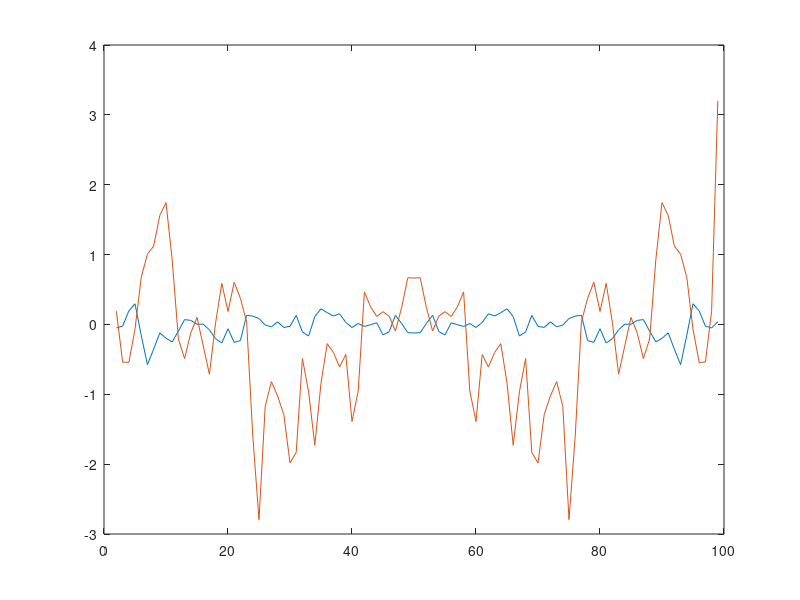

Write the MATLAB code that produced this figure.
% 2D Chern insulator model, periodical boundary condition for y-direction but
% finite size for x-direction, square lattice, after inversal Fourier transform for
% x-axis. Calculate the probability current of the edge state.

tic;
Lx = 100;
Ly = 100;
m = 1.5;
sigma_x = [0 1; 1 0];
sigma_y = [0 -1i; 1i 0];
sigma_z = [1 0; 0 -1];

% J = 1;

k = -pi+2*pi/Ly:2*pi/Ly:pi;
% k = 0:2*pi/Lx:2*pi-2*pi/Lx;

phi_u = zeros(Ly,Ly);
phi_d = zeros(Ly,Ly);
    
phi_u_k = zeros(Ly,Ly);
phi_d_k = zeros(Ly,Ly);

phi_m_k = zeros(Lx,Ly);
phi_m = zeros(Lx,Ly);

for ki = 1:length(k)
    H1 = zeros(Lx,Lx); % for sigma_x
    H2 = zeros(Lx,Lx); % for sigma_y
    H3 = zeros(Lx,Lx); % for sigma_z
    H4 = zeros(Lx,Lx); % for epsilon_k
    for i = 1:Lx-1
        H1(i,i) = sin(k(ki));
        H3(i,i) = m - cos(k(ki));
        H4(i,i) = -2*cos(k(ki));
        
        H2(i,i+1) = 1i/2;
        H2(i+1,i) = -1i/2;
        H3(i,i+1) = -1/2;
        H3(i+1,i) = -1/2;
        H4(i,i+1) = -1;
        H4(i+1,i) = -1;
    end
    H1(Lx,Lx) = sin(k(ki));
    H3(Lx,Lx) = m - cos(k(ki));
    H4(Lx,Lx) = -2*cos(k(ki));
    
    H = 3*(kron(H1,sigma_x) - kron(H2,sigma_y) + kron(H3,sigma_z)) + kron(H4,eye(2));
%     H = 3*(kron(H1,sigma_x) - kron(H2,sigma_y) + kron(H3,sigma_z));
    
    [phi,e] = eig(H);
    x = k(ki).*(zeros(Lx*2,1)+1);
    
    for j = 1:Lx       
%         phi_m_k(:,ki) = phi_m_k(:,ki) + phi(1:Lx,j);
        phi_m_k(:,ki) = phi_m_k(:,ki) + phi(Lx+1:end,j);
    end
    
%     plot(x,diag(e),'.','color','k')
%     hold on
end

for i = 1:Lx
    for j = 1:Ly
        for ki = 1:Ly
            phi_m(i,j) = phi_m(i,j) + phi_m_k(i,ki)*exp(1i*j*k(ki))/sqrt(Ly);
        end
    end
end

phi_m_c = conj(phi_m);
J_l = zeros(1,Ly);
J_r = zeros(1,Ly);
for i = 2:Ly-1
    J_l(i) = -1i*(phi_m_c(1,i)*(phi_m(1,i+1)-phi_m(1,i-1))/2 - phi_m(1,i)*(phi_m_c(1,i+1)-phi_m_c(1,i-1))/2);
    J_r(i) = -1i*(phi_m_c(end,i)*(phi_m(end,i+1)-phi_m(end,i-1))/2 - phi_m(end,i)*(phi_m_c(end,i+1)-phi_m_c(end,i-1))/2);
end
y = 2:Ly-1;
plot(y,J_l(2:Ly-1));
hold on
plot(y,J_r(2:Ly-1));

% xlabel('kx')
% ylabel('\epsilon_k')
% str = strcat('m = ', num2str(m));
% title(str)

toc;
